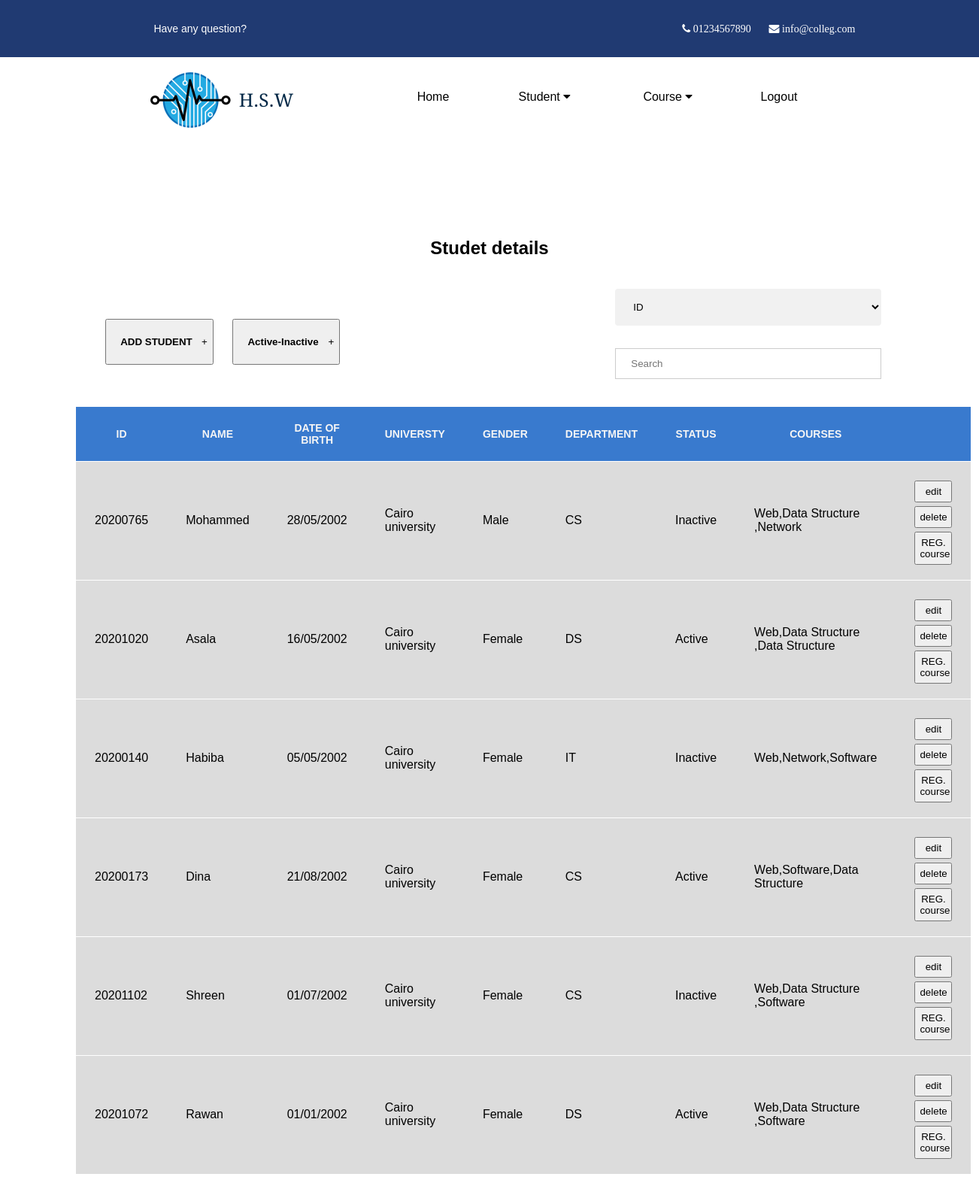
/Student (signed in), run on the app's committed database.
### pages/models.py (models this page shows, shortened)
class Student(models.Model):
    name=models.CharField(max_length=50)
    ID=models.CharField(max_length=8,primary_key=True)
    date=models.DateTimeField()
    university=models.CharField(max_length=50)
    Gender=models.CharField(max_length=10)
    department=models.CharField(max_length=10)
    statues=models.CharField(max_length=10)
    course1=models.CharField(max_length=50,null=True)
    course2=models.CharField(max_length=50,null=True)
    course3=models.CharField(max_length=50,null=True)

### pages/views.py (the view)
# urls.py: path('Student',views.StudentPage,name='Student'),
@login_required(login_url='Login')
def StudentPage(request):
    return render(request,'pages/Student.html',{'student':Student.objects.all()})

### templates/pages/Student.html (shortened to what this page needs)
{% extends 'base.html' %}
{% block content %}
<!DOCTYPE html>
<html>
    <head>
    </head>
    <body>
      <div>
        <div style="padding: 100px">
        <H2 style="text-align: center">Studet details</H2>
        <ul class="d">
            <li>
              <button style="margin-top: 50px"><a href="{% url 'AddStudent' %}">ADD STUDENT </a><span>+</span></button>
              <button style="margin-top: 50px;margin-left: 20px"><a href="{% url 'active' %}">Active-Inactive</a><span>+</span></button>
            </li>
            <li>
                <select name="filter" id="choice">
                    <option value="id">ID</option>
                </select>
                <input type="text"  placeholder="Search" id ="myInput" onkeyup="myFunction()"  >
            </li>
        </ul>
        <table id="myTable" class="studentTB" align="center" width="50%" >
          <tr  class = "header " align="left">
              <th >id </th>
              <th> Name</th>
              <th >Date of birth</th>
              <th >Universty</th>
              <th >Gender</th>
              <th >Department</th>
              <th>status</th>
              <th>courses</th>
              <th></th>
          </tr>
          {% for x in student %}
          <tr class="record">
            <td>{{x.ID}}</td>
            <td>{{x.name}}</td>
            <td>{{x.date|date:"d/m/Y"}}</td>
            <td>{{x.university}}</td>
            <td>{{x.Gender}}</td>
            <td>{{x.department}}</td>
            <td>{{x.statues}}</td>
            <td>{{x.course1}},{{x.course2}},{{x.course3}}</td>
            <td>
              <button><a href="{% url 'EditStudent' x.ID %}" style="text-decoration: none;color:black ;">edit</a></button>
              <button><a id="delete" href="{% url 'deleteStudent' x.ID %}" style="text-decoration: none;color:black ;">delete</a></button>
              <button><a href = "{% url 'RegisterCourse' x.ID %}" style="text-decoration:none;color: black;">REG. course</a></button>
            </td>
        </tr>
          {% endfor %}
           </table>
      </div>
    </div>
     </div>
    </body>
    </html>
{% endblock content %}

### templates/base.html (shortened to what this page needs)
{% load static %}
<link rel = "stylesheet" href = "{% static 'css/style.css'%}">
<link rel="stylesheet" href="https://cdnjs.cloudflare.com/ajax/libs/font-awesome/4.7.0/css/font-awesome.min.css">
{% include 'parts/nav.html' %}
{% block content %}
{% endblock content %}

### templates/parts/nav.html (shortened to what this page needs)
{% load static %}
<div>
    <div class="header-top">
        <div class="header-top-left">
          <span style="padding-left:100px">Have any question?</span>
        </div>
        <div class="header-top-right">
          <span class="fa fa-phone" style="padding-left: 370px"> 01234567890</span>
          <span class="fa fa-envelope" style="padding-left: 20px"> info@colleg.com</span>
        </div>
    </div>
    <div style="height: 120px">
      <div class="logo"> <a href="#"> <img src="{% static 'img/logo.png'%} "> </a> </div>
      <div style="float: right">
      <nav>
        {% if user.is_authenticated %}
        <div class="navbar">
          <a href="{% url 'Logout' %}">Logout</a>
          <div class="dropdown">
            <button class="dropbtn"><a href="{% url 'Course' %}">Course <i class="fa fa-caret-down"></i> </a> </button>
          </div>
          <div class="dropdown">
            <button class="dropbtn"><a href="{% url 'Student' %}">Student <i class="fa fa-caret-down"></i> </a> </button>
          </div>
          <a href="{% url 'HomePage' %}">Home</a>
        </div>
      </div>
    </div>
    {% endif %}

### pages/static/css/style.css (style rules this page uses)
body { margin: 0; font-family: Arial; overflow-x: hidden; }
.header-top { padding: 30px; background-color: #203a72; color: white; font-size: 14px; text-align: center; vertical-align: middle; justify-content: space-between; }
.header-top-left { display: inline; float: left; width: 30%; }
.header-top-right { display: inline-block; width: 70%; }
.navbar { overflow: hidden; margin-top: 30px; margin-right: 200px; }
.navbar a { float: right; font-size: 16px; color: black; text-align: center; padding: 14px 16px; text-decoration: none; width: 100px }
.dropdown { float: right; overflow: hidden; }
.dropdown .dropbtn { font-size: 16px; border: none; outline: none; color: black; padding: 0px 16px; background-color: inherit; }
.logo { float: left; margin-left: 200px; }
ul { list-style: none; margin-right: 30px; margin-top: 30px; }
li { float: right; font-size: 17px; }
li a { width: 100px; display: inline-block; font-weight: bold; color: black; padding: 20px 10px; text-decoration: none; text-align: center; }
.d { display: flex; justify-content: space-between; }
table { border-collapse: collapse; }
td,th { padding: 20px 40px; }
tr { background-color: gainsboro; border: 1px white solid; }
th { text-transform: uppercase; color: whitesmoke; background-color: rgb(57, 122, 206); }
.studentTB td, .studentTB th { padding: 20px 25px; }
.studentTB td button { padding: 5px; width: 50px; margin: 10% 20% 0% 0%; }
input[type=text], input[type=date],input[type=password],input[type=search],input[type=email] { width: 100%; padding: 12px 20px; margin: 20px 0; display: inline-block; border: 1px solid #ccc; box-sizing: border-box; }
select { width: 100%; padding: 16px 20px; margin: 10px 0; border: none; border-radius: 4px; background-color: #f1f1f1; }
.header { padding: 30px; background-color: #203a72; color: white; font-size: 14px; text-align: center; vertical-align: middle; justify-content: space-between; }

### data on the page
Student: ID "20200765", name "Mohammed", date "28/05/2002", university "Cairo university", Gender "Male", department "CS", statues "Inactive", course1 "Web", course2 "Data Structure", course3 "Network"
Student: ID "20201020", name "Asala", date "16/05/2002", university "Cairo university", Gender "Female", department "DS", statues "Active", course1 "Web", course2 "Data Structure", course3 "Data Structure"
Student: ID "20200140", name "Habiba", date "05/05/2002", university "Cairo university", Gender "Female", department "IT", statues "Inactive", course1 "Web", course2 "Network", course3 "Software"
Student: ID "20200173", name "Dina", date "21/08/2002", university "Cairo university", Gender "Female", department "CS", statues "Active", course1 "Web", course2 "Software", course3 "Data Structure"
Student: ID "20201102", name "Shreen", date "01/07/2002", university "Cairo university", Gender "Female", department "CS", statues "Inactive", course1 "Web", course2 "Data Structure", course3 "Software"
Student: ID "20201072", name "Rawan", date "01/01/2002", university "Cairo university", Gender "Female", department "DS", statues "Active", course1 "Web", course2 "Data Structure", course3 "Software"
